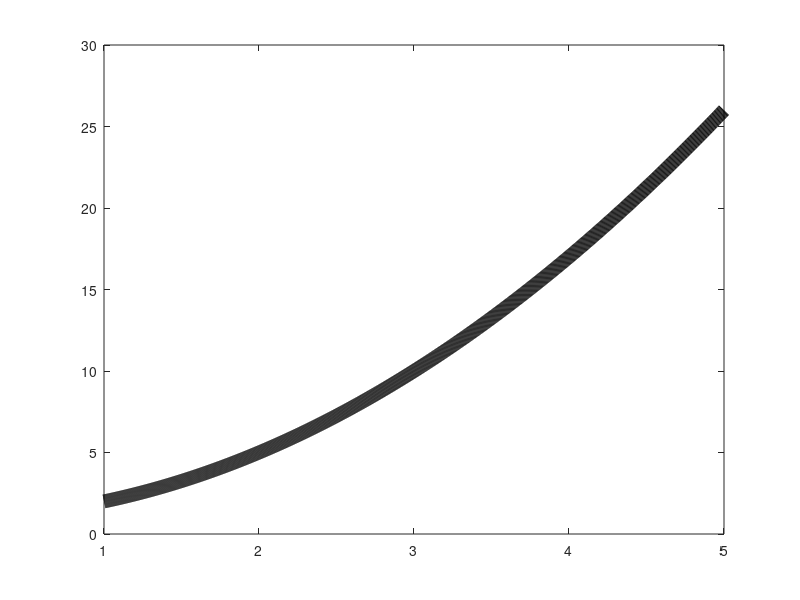

Write the MATLAB code that produced this figure. (Note: this script raises an error after producing the figure.)
clear
clc
clf
close all
format long

func = @(x) (1+x.^2);
P = [1 1.5 2 3 4 5];
c = [1 1.5 2 3 4];
d = [1.5 2 3 4 5];

a = P(1);
b = P(length(P));
x = linspace(a,b,1000);
y = func(x);
lineWidth = 10;

plot(x, y, "Color", "black", "LineWidth", lineWidth);
hold on

axis = gca;
axis.FontSize = 50;

%for i = 1:length(c)
   % plot([c(i) c(i)], [0 func(c(i))], ...
       % "Color", "red", "LineWidth", lineWidth);
%end
sum = 0;
for i=1:length(P) - 1
    x1 = P(i);
    x2 = P(i + 1);
    deltaX = x2 - x1;
    height = func(c(i));
    sum = sum + (deltaX * height);
    r = rectangle('Position',[x1, 0, deltaX, abs(height)], ...
                'FaceColor','b');
    uistack(r,'bottom')
end
disp(sum);
sum = 0;
for i=1:length(P) - 1
    x1 = P(i);
    x2 = P(i + 1);
    deltaX = x2 - x1;
    height = func(d(i));
    sum = sum + (deltaX * height);
    r = rectangle('Position',[x1, 0, deltaX, abs(height)], ...
                'FaceColor','r');
    uistack(r,'bottom')
end
disp(sum);